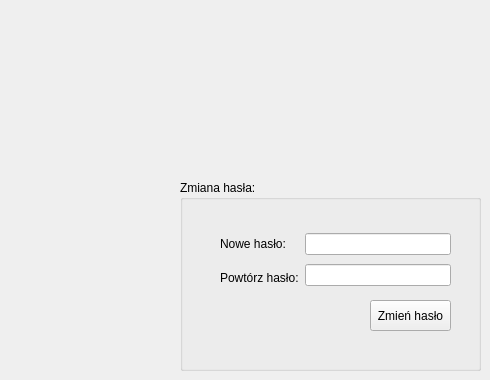
      <widget class="QWidget" name="tab_4">
       <attribute name="title">
        <string>Ustal urlopy</string>
       </attribute>
       <widget class="QGroupBox" name="changePasswordGB">
        <property name="geometry">
         <rect>
          <x>180</x>
          <y>180</y>
          <width>301</width>
          <height>191</height>
         </rect>
        </property>
        <property name="styleSheet">
         <string notr="true"/>
        </property>
        <property name="title">
         <string>Zmiana hasła:</string>
        </property>
        <widget class="QPushButton" name="changePasswordBtn">
         <property name="geometry">
          <rect>
           <x>190</x>
           <y>120</y>
           <width>81</width>
           <height>31</height>
          </rect>
         </property>
         <property name="styleSheet">
          <string notr="true"/>
         </property>
         <property name="text">
          <string>Zmień hasło</string>
         </property>
        </widget>
        <widget class="QWidget" name="layoutWidget">
         <property name="geometry">
          <rect>
           <x>40</x>
           <y>50</y>
           <width>231</width>
           <height>61</height>
          </rect>
         </property>
         <layout class="QHBoxLayout" name="horizontalLayout_14">
          <item>
           <layout class="QVBoxLayout" name="verticalLayout_7">
            <item>
             <widget class="QLabel" name="label_28">
              <property name="styleSheet">
               <string notr="true"/>
              </property>
              <property name="text">
               <string>Nowe hasło:</string>
              </property>
             </widget>
            </item>
            <item>
             <widget class="QLabel" name="label_29">
              <property name="styleSheet">
               <string notr="true"/>
              </property>
              <property name="text">
               <string>Powtórz hasło:</string>
              </property>
             </widget>
            </item>
           </layout>
          </item>
          <item>
           <layout class="QVBoxLayout" name="verticalLayout_28">
            <item>
             <widget class="QLineEdit" name="newPass">
              <property name="echoMode">
               <enum>QLineEdit::Password</enum>
              </property>
             </widget>
            </item>
            <item>
             <widget class="QLineEdit" name="oldPass">
              <property name="echoMode">
               <enum>QLineEdit::Password</enum>
              </property>
             </widget>
            </item>
           </layout>
          </item>
         </layout>
        </widget>
       </widget>
      </widget>
